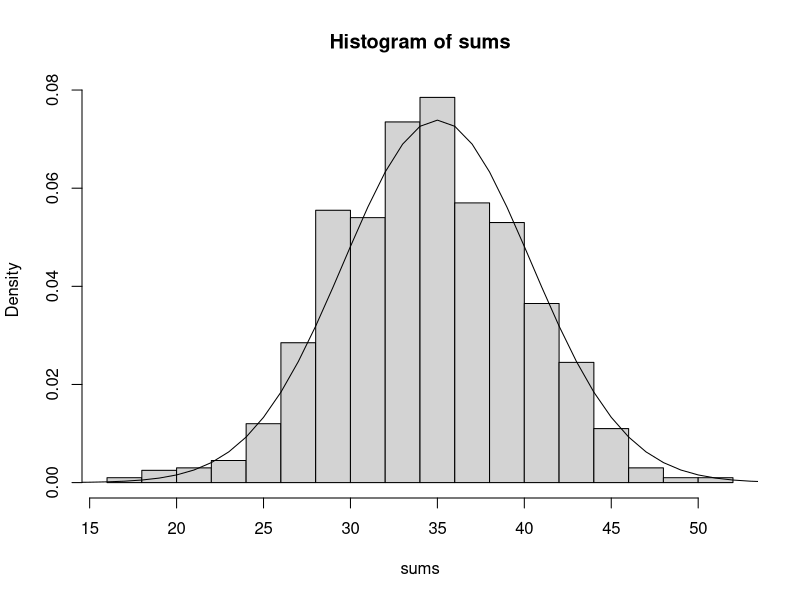

Write R code to recreate this figure.
die = 1:6
n = 10

sums = numeric()
for(i in 1:1000){
  sums = c(sums, sum(sample(die,n,replace=T)))
}
hist(sums,freq = F, breaks=20)

mu = mean(die)*n
si = sd(die)*sqrt(length(die)-1)/sqrt(length(die))

xs = (min(die)*n):(max(die)*n)
ys = dnorm(xs,mu,si*sqrt(n))

lines(xs,ys)

xs
ys
